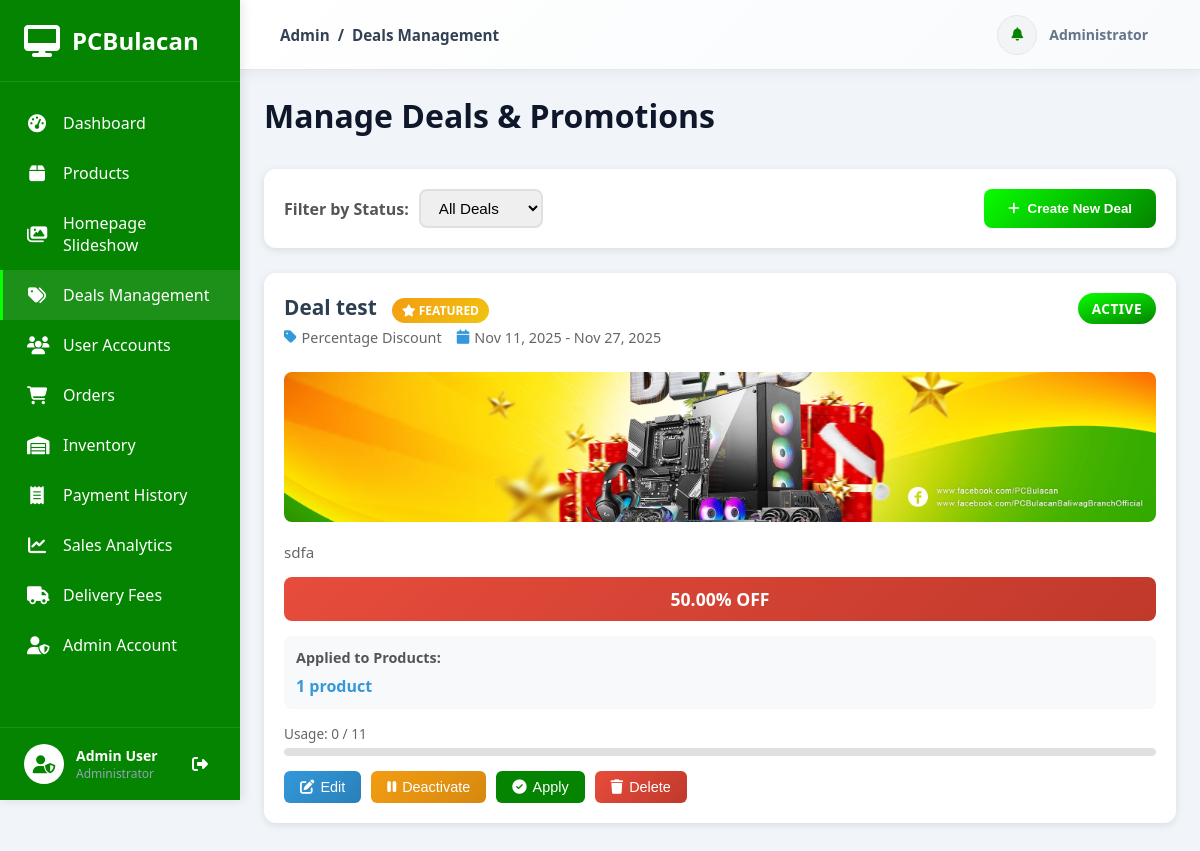
The app's page /dashboard/deals/ (signed in), older data.
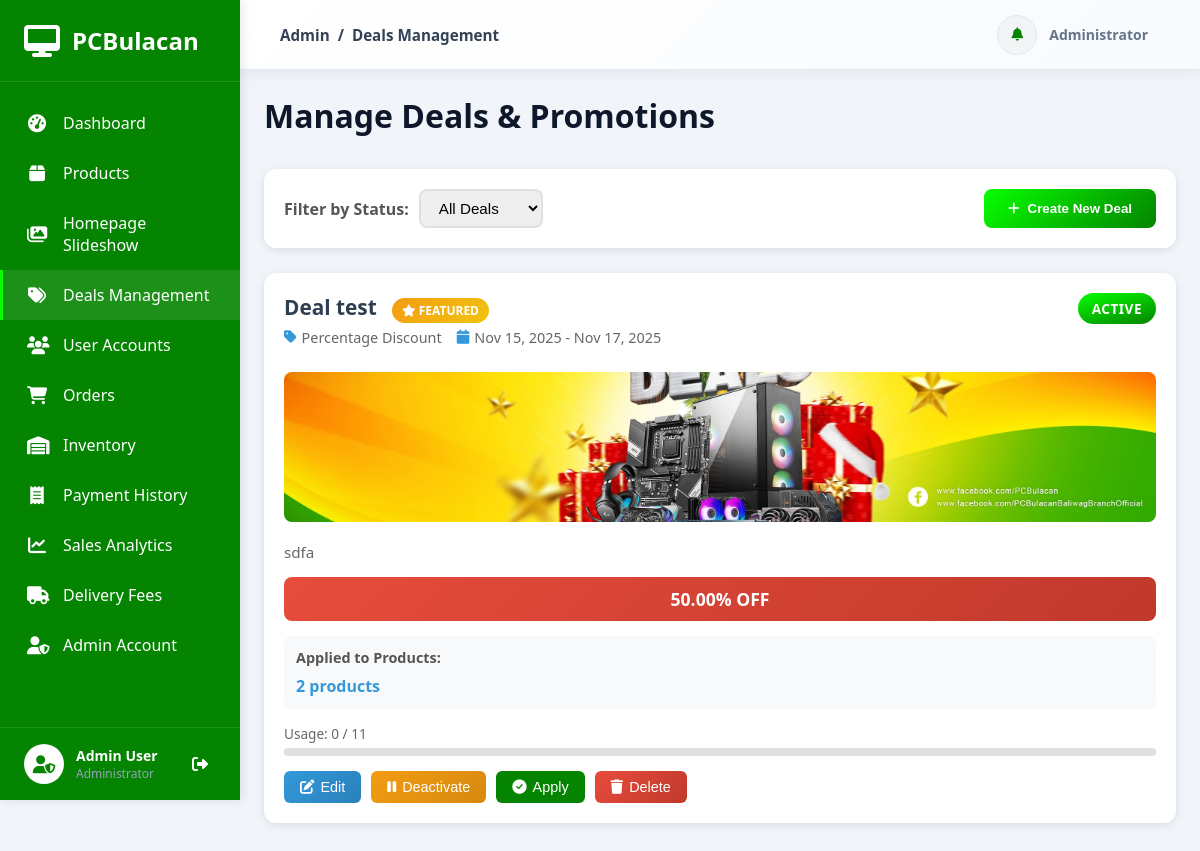
The same page, newer data.
### products/models.py (models this page shows, shortened)
class Deal(models.Model):
    DEAL_TYPE_CHOICES = [
        ('percentage', 'Percentage Discount'),
        ('fixed', 'Fixed Amount Discount'),
        ('bogo', 'Buy One Get One'),
        ('bundle', 'Bundle Deal'),
    ]
    STATUS_CHOICES = [
        ('draft', 'Draft'),
        ('active', 'Active'),
        ('scheduled', 'Scheduled'),
        ('expired', 'Expired'),
    ]
    title = models.CharField(max_length=200)
    description = models.TextField(blank=True)
    deal_type = models.CharField(max_length=20, choices=DEAL_TYPE_CHOICES, default='percentage')
    discount_percentage = models.DecimalField(max_digits=5, decimal_places=2, blank=True, null=True,
                                             help_text="Percentage discount (0-100)")
    discount_amount = models.DecimalField(max_digits=10, decimal_places=2, blank=True, null=True,
                                         help_text="Fixed amount discount")
    products = models.ManyToManyField(Product, related_name='deals', blank=True)
    start_date = models.DateTimeField()
    end_date = models.DateTimeField()
    is_featured = models.BooleanField(default=False, help_text="Show in featured deals section")
    status = models.CharField(max_length=20, choices=STATUS_CHOICES, default='draft')
    max_uses = models.PositiveIntegerField(blank=True, null=True, help_text="Maximum number of times this deal can be used")
    current_uses = models.PositiveIntegerField(default=0)
    banner_image = models.ImageField(upload_to='deals/', blank=True, null=True)
    badge_text = models.CharField(max_length=50, blank=True, help_text="Custom badge text (e.g., 'HOT DEAL')")
    created_at = models.DateTimeField(auto_now_add=True)
    updated_at = models.DateTimeField(auto_now=True)
    created_by = models.ForeignKey(settings.AUTH_USER_MODEL, on_delete=models.SET_NULL, null=True, related_name='created_deals')
    class Meta:
        ordering = ['-created_at']
        verbose_name = 'Deal'
        verbose_name_plural = 'Deals'
    def get_discount_display(self):
        if self.deal_type == 'percentage' and self.discount_percentage:
            return f"{self.discount_percentage}% OFF"
        elif self.deal_type == 'fixed' and self.discount_amount:
            return f"₱{self.discount_amount} OFF"
        elif self.deal_type == 'bogo':
            return "Buy 1 Get 1 FREE"
        elif self.deal_type == 'bundle':
            return "Bundle Deal"
        return "Special Offer"

### dashboard/views.py (the view)
# urls.py: path('deals/', views.manage_deals, name='manage_deals'),
@staff_member_required
def manage_deals(request):
    from products.models import Deal, Product
    from django.utils import timezone
    deals = Deal.objects.all().order_by('-created_at')
    now = timezone.now()
    for deal in deals:
        if deal.status == 'scheduled' and deal.start_date <= now:
            if deal.end_date >= now:
                deal.status = 'active'
                deal.save()
            else:
                deal.status = 'expired'
                deal.save()
        elif deal.status == 'active' and deal.end_date < now:
            deal.status = 'expired'
            deal.save()
    status_filter = request.GET.get('status')
    if status_filter:
        deals = deals.filter(status=status_filter)
    products = Product.objects.filter(is_active=True).order_by('name')
    context = {
        'deals': deals,
        'products': products,
        'status_filter': status_filter,
    }
    return render(request, 'dashboard/manage_deals_modal.html', context)

### accounts/models.py (called while the page is built)
    def get_full_name(self):
        full_name = f'{self.first_name} {self.last_name}'
        return full_name.strip()

### orders/context_processors.py (called while the page is built)
def cart_context(request):
    if request.user.is_authenticated:
        cart, created = Cart.objects.get_or_create(user=request.user)
        return {
            'cart': cart,
            'cart_count': cart.total_items
        }
    return {
        'cart': None,
        'cart_count': 0
    }

### orders/models.py (called while the page is built)
    @property
    def total_items(self):
        return sum(item.quantity for item in self.items.all())

### templates/dashboard/manage_deals_modal.html (shortened to what the changed rows need)
{% extends 'admin_base.html' %}
{% load static %}
{% block content %}
<div class="admin-content">
    <div class="dashboard-wrapper">
        <div class="dashboard-header-section" style="margin-bottom: 2rem;">
            <h1 class="dashboard-title">Manage Deals & Promotions</h1>
        </div>
    {% if deals %}
        <div class="row">
            {% for deal in deals %}
            <div class="col-lg-6 col-xl-4">
                <div class="deal-card">
                    <div class="deal-header">
                        <div>
                            <h3 class="deal-title">
                                {{ deal.title }}
                                {% if deal.is_featured %}
                                <span class="deal-badge">
                                    <i class="fas fa-star"></i> Featured
                                </span>
                                {% endif %}
                            </h3>
                            <div class="deal-meta">
                                <span class="deal-meta-item">
                                    <i class="fas fa-tag"></i>
                                    {{ deal.get_deal_type_display }}
                                </span>
                                <span class="deal-meta-item">
                                    <i class="fas fa-calendar"></i>
                                    {{ deal.start_date|date:"M d, Y" }} - {{ deal.end_date|date:"M d, Y" }}
                                </span>
                            </div>
                        </div>
                        <span class="status-badge {{ deal.status }}">
                            {{ deal.status }}
                        </span>
                    </div>
                    {% if deal.banner_image %}
                    <img src="{{ deal.banner_image.url }}" alt="{{ deal.title }}" class="deal-banner">
                    {% endif %}
                    {% if deal.description %}
                    <p style="color: #666; font-size: 0.95rem; margin-bottom: 15px;">{{ deal.description|truncatewords:20 }}</p>
                    {% endif %}
                    <div class="deal-discount">
                        {{ deal.get_discount_display }}
                    </div>
                    <div class="deal-products">
                        <div class="deal-products-title">Applied to Products:</div>
                        <span class="deal-products-count">{{ deal.products.count }} product{{ deal.products.count|pluralize }}</span>
                    </div>
                    {% if deal.max_uses %}
                    <div class="usage-progress">
                        <div class="usage-text">
                            Usage: {{ deal.current_uses }} / {{ deal.max_uses }}
                        </div>
                        <div class="progress">
                        </div>
                    </div>
                    {% endif %}
                    <div class="deal-actions" style="margin-top: 15px;">
                        <button type="button" class="btn-deal btn-deal-primary" onclick="openEditDealModal({{ deal.id }})">
                            <i class="fas fa-edit"></i>
                            Edit
                        </button>
                        <form method="POST" action="{% url 'dashboard:toggle_deal_status' deal.id %}" style="display: inline;" onsubmit="return confirm('Toggle deal status?');">
                            {% if deal.status == 'active' %}
                            <button type="submit" class="btn-deal btn-deal-warning">
                                <i class="fas fa-pause"></i>
                                Deactivate
                            </button>
                            {% elif deal.status == 'draft' %}
                            <button type="submit" class="btn-deal btn-deal-success">
                                <i class="fas fa-play"></i>
                                Activate
                            </button>
                            {% endif %}
                        </form>
                        <form method="POST" action="{% url 'dashboard:apply_deal' deal.id %}" style="display: inline;" onsubmit="return confirm('Apply this deal to all selected products?');">
                            <button type="submit" class="btn-deal btn-deal-success">
                                <i class="fas fa-check-circle"></i>
                                Apply
                            </button>
                        </form>
                        <form method="POST" action="{% url 'dashboard:delete_deal' deal.id %}" style="display: inline;" onsubmit="return confirm('Are you sure you want to delete this deal?');">
                            <button type="submit" class="btn-deal btn-deal-danger">
                                <i class="fas fa-trash"></i>
                                Delete
                            </button>
                        </form>
                    </div>
                </div>
            </div>
            {% endfor %}
        </div>
    {% endif %}
</div>
    </div>
</div>
{% endblock %}

Row changes from the older to the newer data that the page shows:
changed Deal "Deal test": start_date "Nov 11, 2025" → "Nov 15, 2025"; end_date "Nov 27, 2025" → "Nov 17, 2025"; products.count "1" → "2"
